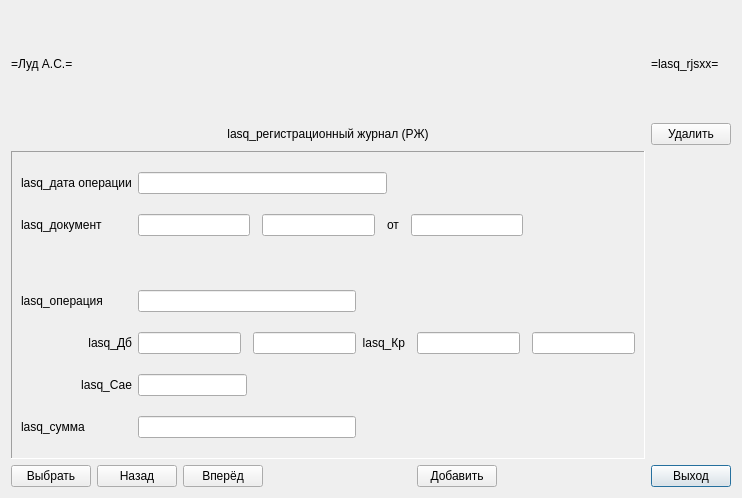
<?xml version="1.0" encoding="UTF-8"?>
<ui version="4.0">
 <class>lasq_rjsxx</class>
 <widget class="QDialog" name="lasq_rjsxx">
  <property name="windowModality">
   <enum>Qt::ApplicationModal</enum>
  </property>
  <property name="geometry">
   <rect>
    <x>0</x>
    <y>0</y>
    <width>742</width>
    <height>498</height>
   </rect>
  </property>
  <property name="windowTitle">
   <string>lasq_rjsxx</string>
  </property>
  <layout class="QGridLayout" name="gridLayout">
   <item row="1" column="0">
    <widget class="QLabel" name="lasq_rjsxx_xxtitle_l">
     <property name="text">
      <string>lasq_регистрационный журнал (РЖ)</string>
     </property>
     <property name="alignment">
      <set>Qt::AlignCenter</set>
     </property>
    </widget>
   </item>
   <item row="0" column="1">
    <widget class="QLabel" name="lasq_rjsxx_xxprg_l">
     <property name="text">
      <string>=lasq_rjsxx=</string>
     </property>
    </widget>
   </item>
   <item row="3" column="1">
    <widget class="QPushButton" name="lasq_rjsxx_exit_c">
     <property name="text">
      <string>Выход</string>
     </property>
    </widget>
   </item>
   <item row="1" column="1">
    <widget class="QPushButton" name="lasq_rjsxx_del_c">
     <property name="text">
      <string>Удалить</string>
     </property>
    </widget>
   </item>
   <item row="2" column="0">
    <widget class="QFrame" name="lasq_rjsxx_b1">
     <property name="frameShape">
      <enum>QFrame::Panel</enum>
     </property>
     <property name="frameShadow">
      <enum>QFrame::Sunken</enum>
     </property>
     <property name="lineWidth">
      <number>1</number>
     </property>
     <property name="midLineWidth">
      <number>1</number>
     </property>
     <layout class="QGridLayout" name="gridLayout_2">
      <property name="topMargin">
       <number>20</number>
      </property>
      <property name="bottomMargin">
       <number>20</number>
      </property>
      <property name="verticalSpacing">
       <number>20</number>
      </property>
      <item row="8" column="1">
       <widget class="QLineEdit" name="lasq_rjsxx_rub_e"/>
      </item>
      <item row="4" column="1">
       <widget class="QLineEdit" name="lasq_rjsxx_to_e"/>
      </item>
      <item row="4" column="0">
       <widget class="QLabel" name="lasq_rjsxx_to_l">
        <property name="text">
         <string>lasq_операция</string>
        </property>
        <property name="alignment">
         <set>Qt::AlignLeading|Qt::AlignLeft|Qt::AlignVCenter</set>
        </property>
       </widget>
      </item>
      <item row="8" column="0">
       <widget class="QLabel" name="lasq_rjsxx_rub_l">
        <property name="text">
         <string>lasq_сумма</string>
        </property>
        <property name="alignment">
         <set>Qt::AlignLeading|Qt::AlignLeft|Qt::AlignVCenter</set>
        </property>
       </widget>
      </item>
      <item row="3" column="0">
       <widget class="QLabel" name="lasq_rjsxx_rub_l_2">
        <property name="text">
         <string/>
        </property>
        <property name="alignment">
         <set>Qt::AlignLeading|Qt::AlignLeft|Qt::AlignVCenter</set>
        </property>
       </widget>
      </item>
      <item row="0" column="1" colspan="2">
       <layout class="QHBoxLayout" name="horizontalLayout_8">
        <item>
         <widget class="QLineEdit" name="lasq_rjsxx_data_e"/>
        </item>
        <item>
         <spacer name="horizontalSpacer_4">
          <property name="orientation">
           <enum>Qt::Horizontal</enum>
          </property>
          <property name="sizeHint" stdset="0">
           <size>
            <width>40</width>
            <height>20</height>
           </size>
          </property>
         </spacer>
        </item>
       </layout>
      </item>
      <item row="6" column="1">
       <layout class="QHBoxLayout" name="horizontalLayout_4">
        <property name="spacing">
         <number>12</number>
        </property>
        <item>
         <widget class="QLineEdit" name="lasq_rjsxx_sae_e"/>
        </item>
        <item>
         <spacer name="horizontalSpacer_5">
          <property name="orientation">
           <enum>Qt::Horizontal</enum>
          </property>
          <property name="sizeHint" stdset="0">
           <size>
            <width>40</width>
            <height>20</height>
           </size>
          </property>
         </spacer>
        </item>
       </layout>
      </item>
      <item row="5" column="2">
       <layout class="QHBoxLayout" name="horizontalLayout_2">
        <property name="spacing">
         <number>12</number>
        </property>
        <item>
         <widget class="QLabel" name="lasq_rjsxx_kr_l">
          <property name="text">
           <string>lasq_Кр</string>
          </property>
          <property name="alignment">
           <set>Qt::AlignRight|Qt::AlignTrailing|Qt::AlignVCenter</set>
          </property>
         </widget>
        </item>
        <item>
         <widget class="QLineEdit" name="lasq_rjsxx_kr_e"/>
        </item>
        <item>
         <widget class="QLineEdit" name="lasq_rjsxx_krn_e"/>
        </item>
       </layout>
      </item>
      <item row="1" column="0">
       <widget class="QLabel" name="lasq_rjsxx_dokk_l">
        <property name="text">
         <string>lasq_документ</string>
        </property>
        <property name="alignment">
         <set>Qt::AlignLeading|Qt::AlignLeft|Qt::AlignVCenter</set>
        </property>
       </widget>
      </item>
      <item row="5" column="1">
       <layout class="QHBoxLayout" name="horizontalLayout_3">
        <property name="spacing">
         <number>12</number>
        </property>
        <item>
         <widget class="QLineEdit" name="lasq_rjsxx_db_e"/>
        </item>
        <item>
         <widget class="QLineEdit" name="lasq_rjsxx_dbn_e"/>
        </item>
       </layout>
      </item>
      <item row="6" column="0">
       <widget class="QLabel" name="lasq_rjsxx_sae_l">
        <property name="text">
         <string>lasq_Сае</string>
        </property>
        <property name="alignment">
         <set>Qt::AlignRight|Qt::AlignTrailing|Qt::AlignVCenter</set>
        </property>
       </widget>
      </item>
      <item row="0" column="0">
       <widget class="QLabel" name="lasq_rjsxx_dokk_l_2">
        <property name="text">
         <string>lasq_дата операции</string>
        </property>
        <property name="alignment">
         <set>Qt::AlignLeading|Qt::AlignLeft|Qt::AlignVCenter</set>
        </property>
       </widget>
      </item>
      <item row="5" column="0">
       <widget class="QLabel" name="lasq_rjsxx_db_l">
        <property name="text">
         <string>lasq_Дб</string>
        </property>
        <property name="alignment">
         <set>Qt::AlignRight|Qt::AlignTrailing|Qt::AlignVCenter</set>
        </property>
       </widget>
      </item>
      <item row="1" column="1" colspan="2">
       <layout class="QHBoxLayout" name="horizontalLayout_7">
        <property name="spacing">
         <number>12</number>
        </property>
        <item>
         <widget class="QLineEdit" name="lasq_rjsxx_dokk_e"/>
        </item>
        <item>
         <widget class="QLineEdit" name="lasq_rjsxx_dokn_e"/>
        </item>
        <item>
         <widget class="QLabel" name="lasq_rjsxx_dokd_l">
          <property name="text">
           <string>от</string>
          </property>
          <property name="alignment">
           <set>Qt::AlignLeading|Qt::AlignLeft|Qt::AlignVCenter</set>
          </property>
         </widget>
        </item>
        <item>
         <widget class="QLineEdit" name="lasq_rjsxx_dokd_e"/>
        </item>
        <item>
         <spacer name="horizontalSpacer_7">
          <property name="orientation">
           <enum>Qt::Horizontal</enum>
          </property>
          <property name="sizeHint" stdset="0">
           <size>
            <width>40</width>
            <height>20</height>
           </size>
          </property>
         </spacer>
        </item>
       </layout>
      </item>
     </layout>
    </widget>
   </item>
   <item row="3" column="0">
    <layout class="QHBoxLayout" name="horizontalLayout_5">
     <item>
      <widget class="QPushButton" name="lasq_rjsxx_grid_c">
       <property name="text">
        <string>Выбрать</string>
       </property>
      </widget>
     </item>
     <item>
      <widget class="QPushButton" name="lasq_rjsxx_back_c">
       <property name="text">
        <string>Назад</string>
       </property>
      </widget>
     </item>
     <item>
      <widget class="QPushButton" name="lasq_rjsxx_next_c">
       <property name="text">
        <string>Вперёд</string>
       </property>
      </widget>
     </item>
     <item>
      <spacer name="horizontalSpacer_2">
       <property name="orientation">
        <enum>Qt::Horizontal</enum>
       </property>
       <property name="sizeHint" stdset="0">
        <size>
         <width>40</width>
         <height>20</height>
        </size>
       </property>
      </spacer>
     </item>
     <item>
      <widget class="QPushButton" name="lasq_rjsxx_add_c">
       <property name="text">
        <string>Добавить</string>
       </property>
      </widget>
     </item>
     <item>
      <spacer name="horizontalSpacer_3">
       <property name="orientation">
        <enum>Qt::Horizontal</enum>
       </property>
       <property name="sizeHint" stdset="0">
        <size>
         <width>40</width>
         <height>20</height>
        </size>
       </property>
      </spacer>
     </item>
    </layout>
   </item>
   <item row="0" column="0">
    <layout class="QHBoxLayout" name="horizontalLayout">
     <item>
      <widget class="QLabel" name="lasq_rjsxx_xxlas_l">
       <property name="text">
        <string>=Луд А.С.=</string>
       </property>
      </widget>
     </item>
     <item>
      <spacer name="horizontalSpacer">
       <property name="orientation">
        <enum>Qt::Horizontal</enum>
       </property>
       <property name="sizeHint" stdset="0">
        <size>
         <width>40</width>
         <height>20</height>
        </size>
       </property>
      </spacer>
     </item>
    </layout>
   </item>
  </layout>
 </widget>
 <tabstops>
  <tabstop>lasq_rjsxx_data_e</tabstop>
  <tabstop>lasq_rjsxx_dokk_e</tabstop>
  <tabstop>lasq_rjsxx_dokn_e</tabstop>
  <tabstop>lasq_rjsxx_dokd_e</tabstop>
  <tabstop>lasq_rjsxx_to_e</tabstop>
  <tabstop>lasq_rjsxx_db_e</tabstop>
  <tabstop>lasq_rjsxx_dbn_e</tabstop>
  <tabstop>lasq_rjsxx_kr_e</tabstop>
  <tabstop>lasq_rjsxx_krn_e</tabstop>
  <tabstop>lasq_rjsxx_sae_e</tabstop>
  <tabstop>lasq_rjsxx_rub_e</tabstop>
  <tabstop>lasq_rjsxx_grid_c</tabstop>
  <tabstop>lasq_rjsxx_back_c</tabstop>
  <tabstop>lasq_rjsxx_next_c</tabstop>
  <tabstop>lasq_rjsxx_add_c</tabstop>
  <tabstop>lasq_rjsxx_del_c</tabstop>
  <tabstop>lasq_rjsxx_exit_c</tabstop>
 </tabstops>
 <resources/>
 <connections/>
</ui>
